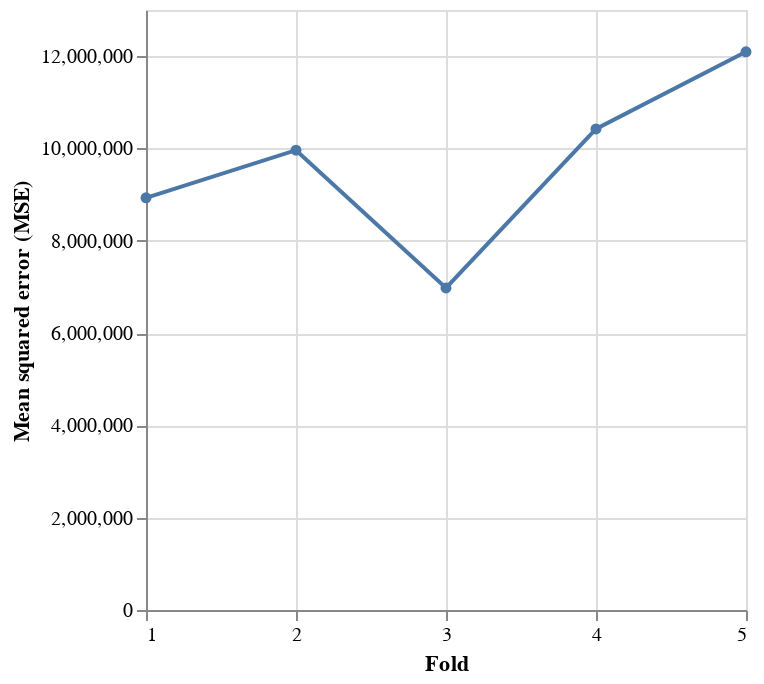

The code cell stored with this chart in its notebook:
### Code cell
alt.Chart(df_scores.reset_index()).mark_line(
     point=alt.OverlayMarkDef()
).encode(
    x=alt.X("index", bin=False, title="Fold", axis=alt.Axis(tickCount=5)),
    y=alt.Y("lr", aggregate="mean", title="Mean squared error (MSE)")
)

### Figure 1 — Vega-Lite specification as saved in the notebook (floating-point values rounded to 4 significant figures)
{"config": {"view": {"continuousWidth": 300, "continuousHeight": 300}}, "data": {"name": "data-243eba1b0665d44e734d1335ada3dc7c"}, "mark": {"type": "line", "point": {}}, "encoding": {"x": {"axis": {"tickCount": 5}, "bin": false, "field": "index", "title": "Fold", "type": "quantitative"}, "y": {"aggregate": "mean", "field": "lr", "title": "Mean squared error (MSE)", "type": "quantitative"}}, "$schema": "https://vega.github.io/schema/vega-lite/v5.8.0.json", "datasets": {"data-243eba1b0665d44e734d1335ada3dc7c": [{"index": 1, "lr": 8931000.0}, {"index": 2, "lr": 9963000.0}, {"index": 3, "lr": 6979000.0}, {"index": 4, "lr": 10420000.0}, {"index": 5, "lr": 12090000.0}]}}
